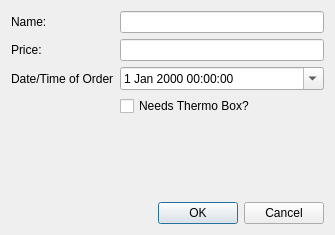
<?xml version="1.0" encoding="UTF-8"?>
<ui version="4.0">
 <class>EditItemDialog</class>
 <widget class="QDialog" name="EditItemDialog">
  <property name="geometry">
   <rect>
    <x>0</x>
    <y>0</y>
    <width>335</width>
    <height>235</height>
   </rect>
  </property>
  <property name="windowTitle">
   <string>Food item</string>
  </property>
  <layout class="QVBoxLayout" name="verticalLayout">
   <item>
    <layout class="QFormLayout" name="formLayout">
     <item row="0" column="0">
      <widget class="QLabel" name="label">
       <property name="text">
        <string>Name:</string>
       </property>
      </widget>
     </item>
     <item row="0" column="1">
      <widget class="QLineEdit" name="nameEdit"/>
     </item>
     <item row="2" column="0">
      <widget class="QLabel" name="label_2">
       <property name="text">
        <string>Price:</string>
       </property>
      </widget>
     </item>
     <item row="2" column="1">
      <widget class="QLineEdit" name="priceEdit"/>
     </item>
     <item row="5" column="1">
      <widget class="QDateTimeEdit" name="dateTimeEdit">
       <property name="calendarPopup">
        <bool>true</bool>
       </property>
      </widget>
     </item>
     <item row="6" column="1">
      <widget class="QCheckBox" name="needsThermoBox">
       <property name="text">
        <string>Needs Thermo Box?</string>
       </property>
      </widget>
     </item>
     <item row="5" column="0">
      <widget class="QLabel" name="label_3">
       <property name="text">
        <string>Date/Time of Order</string>
       </property>
      </widget>
     </item>
    </layout>
   </item>
   <item>
    <spacer name="verticalSpacer">
     <property name="orientation">
      <enum>Qt::Vertical</enum>
     </property>
     <property name="sizeHint" stdset="0">
      <size>
       <width>20</width>
       <height>40</height>
      </size>
     </property>
    </spacer>
   </item>
   <item>
    <widget class="QDialogButtonBox" name="buttonBox">
     <property name="orientation">
      <enum>Qt::Horizontal</enum>
     </property>
     <property name="standardButtons">
      <set>QDialogButtonBox::Cancel|QDialogButtonBox::Ok</set>
     </property>
    </widget>
   </item>
  </layout>
 </widget>
 <resources/>
 <connections>
  <connection>
   <sender>buttonBox</sender>
   <signal>accepted()</signal>
   <receiver>EditItemDialog</receiver>
   <slot>accept()</slot>
   <hints>
    <hint type="sourcelabel">
     <x>248</x>
     <y>254</y>
    </hint>
    <hint type="destinationlabel">
     <x>157</x>
     <y>274</y>
    </hint>
   </hints>
  </connection>
  <connection>
   <sender>buttonBox</sender>
   <signal>rejected()</signal>
   <receiver>EditItemDialog</receiver>
   <slot>reject()</slot>
   <hints>
    <hint type="sourcelabel">
     <x>316</x>
     <y>260</y>
    </hint>
    <hint type="destinationlabel">
     <x>286</x>
     <y>274</y>
    </hint>
   </hints>
  </connection>
 </connections>
</ui>
